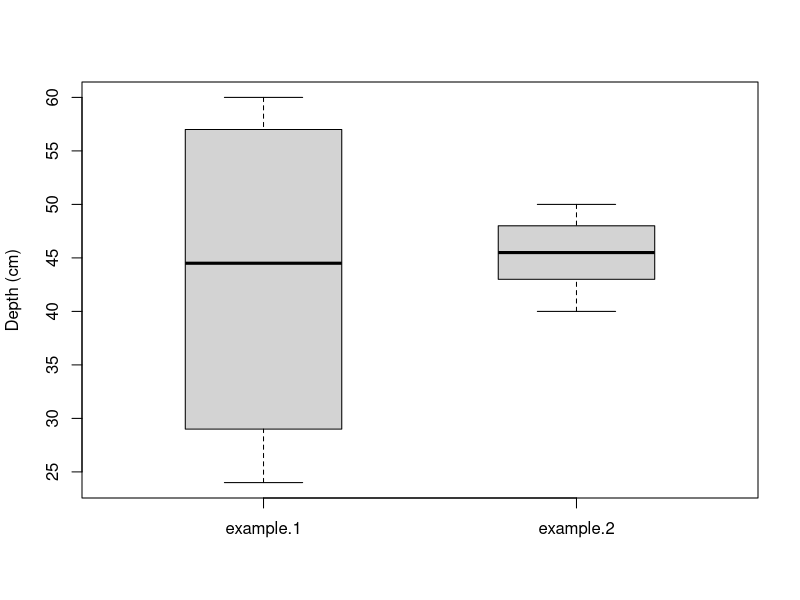
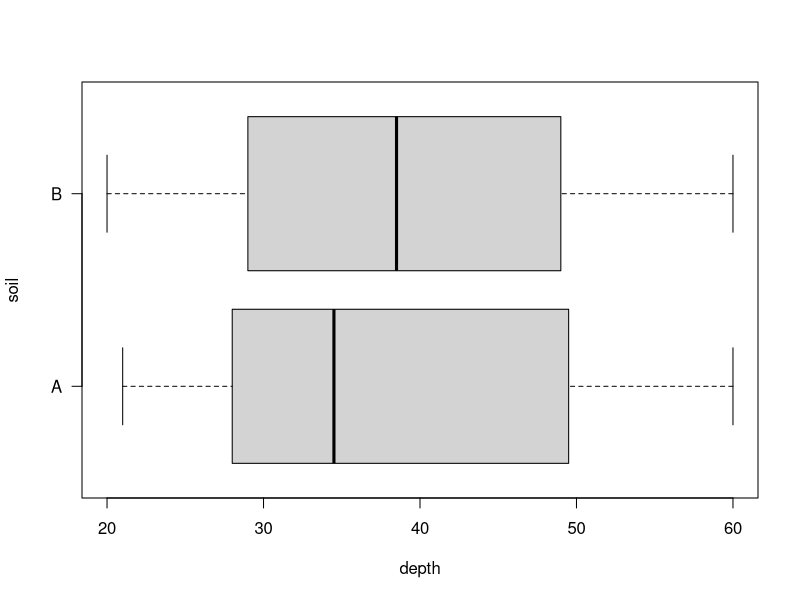

Recreate these plots in R, in order. (Note: this script raises an error after producing the figures.)
## ---- chunk 1
#set random seed so that we all get the same results
set.seed(3)
# we are creating a sample set with 10 values between 20 - 60
Depth <- sample(x = 20:60, size=10, replace = FALSE)

range(Depth)
quantile(Depth)

#we are creating a sample set with values between 40 - 50
Depth2 <- sample(x=40:50, size=10, replace = FALSE)

range(Depth2)
quantile(Depth2)

# compare with box plots
boxplot(list(example.1=Depth, example.2=Depth2), ylab='Depth (cm)', boxwex=0.5)
## ---- chunk 2
#set seed so that we all get the same results
set.seed(3)

#simulate a dataset with two soil names with depth values from 20 - 60 (some values occur more than once)
d <- data.frame(
  soil=sample(c("A", "B"), size=100, replace = TRUE),
  depth=sample(20:60, size=100, replace = TRUE)
)

range(d$depth)
quantile(d$depth)
boxplot(depth ~ soil, data=d, horizontal = TRUE, las=1)

#calculate the mean of depth
m <- mean(d$depth)
 
#subtract mean from each value and square
d$S <- (d$depth - m)^2
 
#calculate overall sum of squares
SS <- sum(d$S)
 
#calculate sample vaiance (lenth gives us the total number of sample/observations)
samp_var <- SS / length(d$depth) - 1
 
# Note the differences in range and variance calcualted for Depth in both examples (10 samples vs. 100)

quantile(Depth)
quantile(d$depth)

var(Depth)
var(d$depth)

# Now Compare Standard Error (standard deviation / n- 1)
sd(Depth) / sqrt(length(Depth))
sd(d$depth) / sqrt(length(d$depth))

# Why are standard errors different?
## ---- chunk 3
#this bootstrap is estimating the uncertainty associated with the variance of d$depth

#abbreviate our data to simply the commands
d <- d$depth
n <- length(d$depth)

#set number of iterations
N <- 50

#create a vector to store results
stat <- numeric(N)

for (i in 1:N){ # for each instance (i) in the set from 1 to N (50 in this case)
  dB <- sample(d, n, replace = T) #create a new variable dB from each bootstrap sample of d
  stat[i] <- var(dB)
}

quantile(stat)
stripchart(stat)
boxplot(stat)

#an example of getting a confidence interval through bootstrapping (no assumption of a normal distribution)

N <- 100
boot.means <- numeric(N)

for (i in 1:N){
  boot.sample <- sample(d, 100, replace = T)
  boot.means[i] <- mean(boot.sample)
  }

quantile(boot.means, c(0.05, 0.95))

#traditional approach
#lower
mean(d) - 1.96 * sd(d) / sqrt(n)
#upper
mean(d) + 1.96 * sd(d) / sqrt(n)

## ---- chunk 4
# library(DAAG)
# test <- CVlm(na.exclude(train), formula(fragst_lm), m = 10, plotit = FALSE)
# with(test, cor(frags, ilogit(cvpred) * 100)^2) # cv r2
